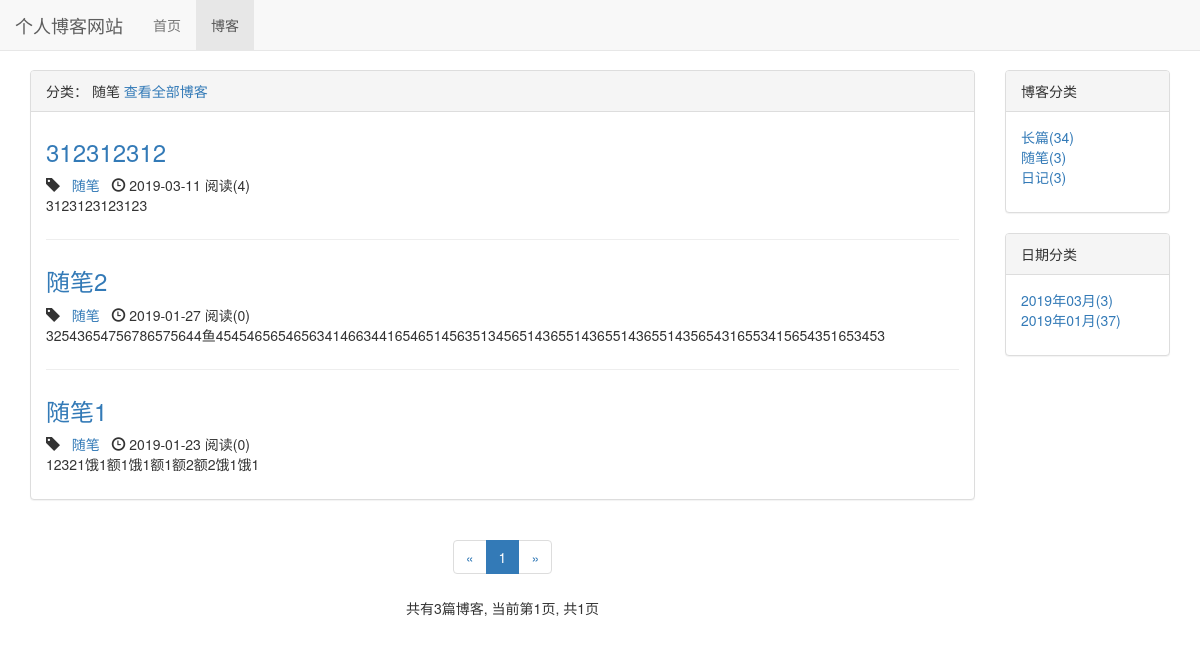
Before: /blog/type/2 with the older database file.
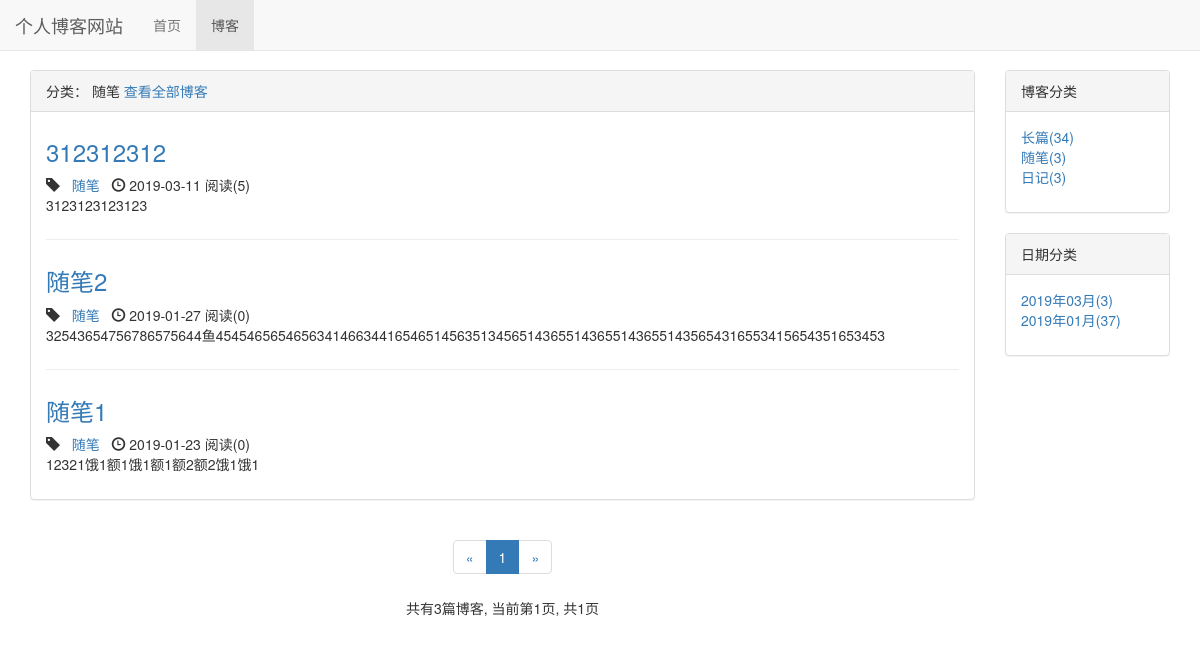
After: the same page with the newer database file.
### blog/models.py (models this page shows, shortened)
class Blog(models.Model, ReadNumExpandMethod):
    title = models.CharField(max_length=50)
    blog_type = models.ForeignKey(BlogType, on_delete=models.DO_NOTHING)
    content = RichTextUploadingField()
    author = models.ForeignKey(User, on_delete=models.DO_NOTHING)
    read_details = GenericRelation(ReadDetail)
    created_time = models.DateTimeField(auto_now_add=True)
    last_updated_time = models.DateTimeField(auto_now=True)
    class Meta:
        ordering = ['-created_time']

class BlogType(models.Model):
    type_name = models.CharField(max_length=50)
    def __str__(self):
        return self.type_name

### read_statistics/models.py (models this page shows)
class ReadNum(models.Model):
    read_num = models.IntegerField(default=0)
    content_type = models.ForeignKey(ContentType, on_delete=models.DO_NOTHING)
    object_id = models.PositiveIntegerField()
    content_object = GenericForeignKey('content_type', 'object_id')

### blog/views.py (the view)
# urls.py: path('type/<int:blog_type_pk>', views.blogs_with_type, name='blogs_with_type'),
def blogs_with_type(request, blog_type_pk):
    blog_type = get_object_or_404(BlogType, pk=blog_type_pk)
    blogs_all_list = Blog.objects.filter(blog_type=blog_type)
    context = get_blog_list_common_data(blogs_all_list, request)
    context['blog_type'] = blog_type
    return render(request, 'blog/blogs_with_type.html', context)

### read_statistics/models.py (called while the page is built)
    def get_read_num(self):
        try:
            ct = ContentType.objects.get_for_model(self)
            readnum = ReadNum.objects.get(content_type=ct, object_id=self.pk)
            return readnum.read_num
        except exceptions.ObjectDoesNotExist:
            return 0

### blog/templates/blog/blogs_with_type.html (shortened to what this page needs)
{% extends 'blog/blog_list.html' %}
{% block blog_list_title %}
    分类： {{ blog_type.type_name }}
    <a href="{% url 'blog_list' %}">查看全部博客</a>
{% endblock %}

### blog/templates/blog/blog_list.html (shortened to what the changed rows need)
{% extends 'base.html' %}
{% load staticfiles %}
{% block header_extends %}
    <link rel="stylesheet" type="text/css" href="{% static 'blog/blog.css' %}">
{% endblock %}
{% block content %}
    <div class="container">
        <div class="row">
            <div class="col-xs-12 col-sm-8 col-md-9 col-lg-10">
                <div class="panel panel-default">
                    <div class="panel-body">
                        {% for blog in blogs %}
                            <div class="blog">
                                <h3><a href="{% url 'blog_detail' blog.pk %}">{{ blog.title }}</a></h3>
                                <p class="blog-info">
                                    <span class="glyphicon glyphicon-tag"></span>&nbsp;&nbsp;&nbsp;<a href="{% url 'blogs_with_type' blog.blog_type.pk %}">{{ blog.blog_type }}</a>&nbsp;&nbsp;&nbsp;<span class="glyphicon glyphicon-time"></span> {{ blog.created_time|date:"Y-m-d" }}
                                    阅读({{ blog.get_read_num }})
                                </p>
                                <p>{{ blog.content|striptags|truncatechars:120 }}</p>
                            </div>
                        {% empty %}
                            <div class="blog">
                                <h3>暂无博客，敬请期待</h3>
                            </div>
                        {% endfor %}
                    </div>
                </div>
            </div>
        </div>
    </div>
{% endblock %}

Changed rows visible on the page:
changed through a linked row, Blog (number 1 of 3 on the later page): get_read_num "4" → "5"
